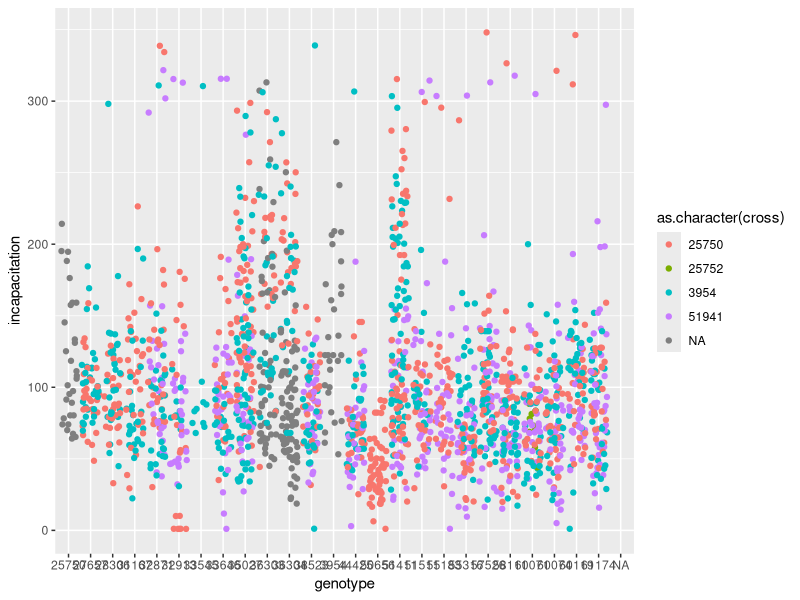

The R script that drew this image:
library(tidyverse)
library(readxl)

ThermDat1 <- read.csv(file="../ProcessedData/RNAi1_tracked_data.csv")
str(ThermDat1)
ThermDat1[1:5,]
ThermDat1$genotype  <- as.character(ThermDat1$genotype)


ThermDat2 <- read.csv(file="../ProcessedData/RNAi2_tracked_data.csv")
str(ThermDat2)
ThermDat2[1:5,]
ThermDat2$genotype  <- as.character(ThermDat2$genotype)

#add a col set id 
ThermDat1$set_id<- paste(ThermDat1$genotype, ThermDat1$cross, sep="_")
ThermDat2$set_id<- paste(ThermDat2$genotype, ThermDat2$cross, sep="_")

#load background data
RNAi_backg <- read_excel("../ProcessedData/HeatPlate_autotrack/RNAi_Bckg.xlsx")
str(RNAi_backg)
RNAi_backg[1:5,]

#assign column names
colnames(RNAi_backg) <-c("genotype", "backg_id", "Gname")

#combine data sets
ThermDat1 <- left_join(ThermDat1, RNAi_backg, by="genotype")
ThermDat2 <- left_join(ThermDat2, RNAi_backg, by="genotype")

ThermDat_all <- rbind(ThermDat1[,c("file", "Chamber","incapacitation","date","group","rep","genotype","cross","set_id","backg_id","Gname")], 
                      ThermDat2[,c("file", "Chamber","incapacitation","date","group","rep","genotype","cross","set_id","backg_id","Gname")])


#write_csv(ThermDat_all, file="../ProcessedData/Combined_RNAi_tracked.csv")

TTmeans <- ThermDat_all %>% 
  group_by(set_id) %>%
  summarise(MeanI = mean(incapacitation))

p1 <- ggplot(ThermDat_all, aes(genotype, incapacitation, color=as.character(cross))) +
  geom_point(position = position_jitter(width = 0.4)) 
p1
